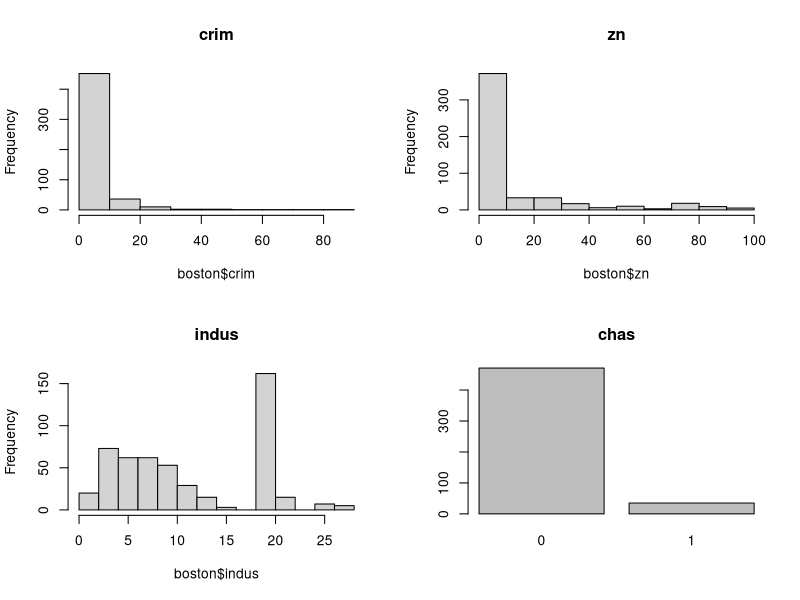
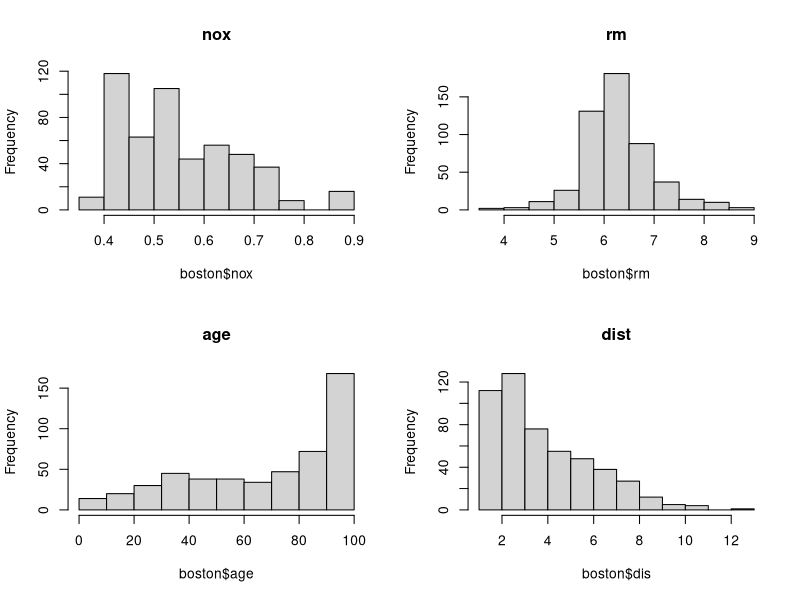
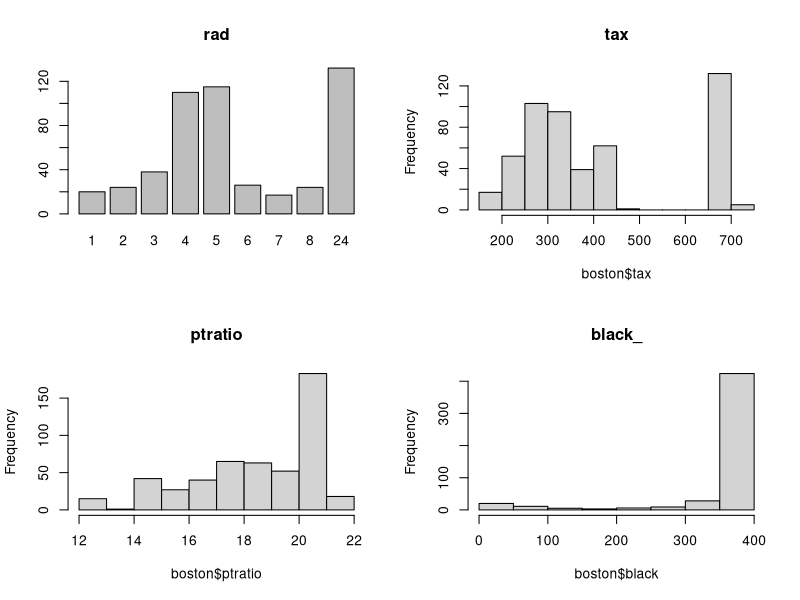
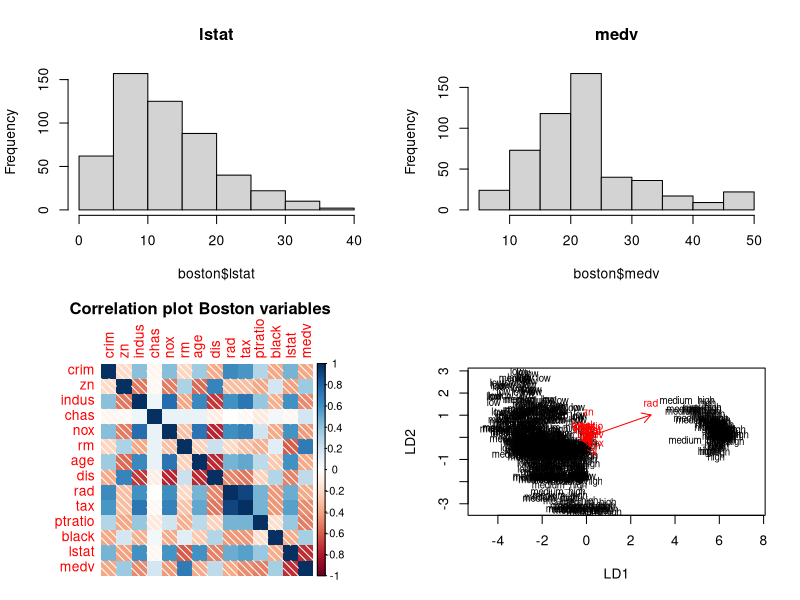
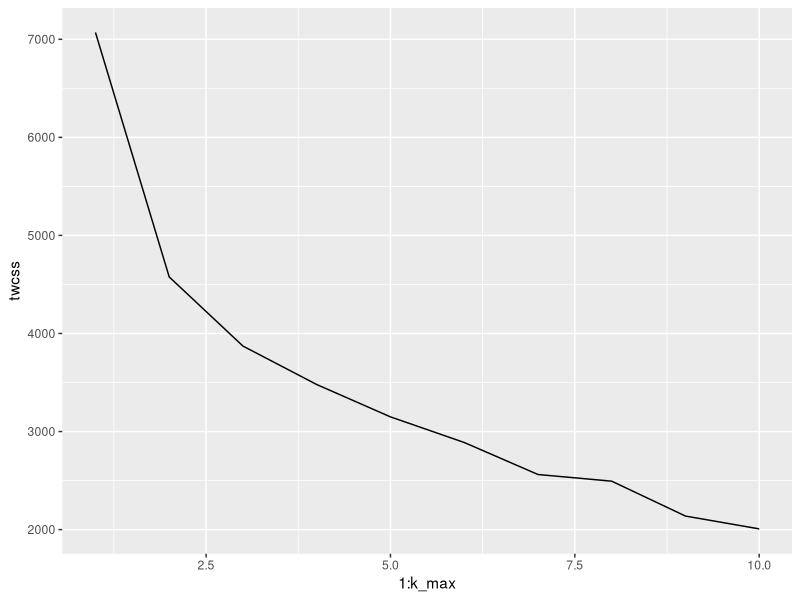
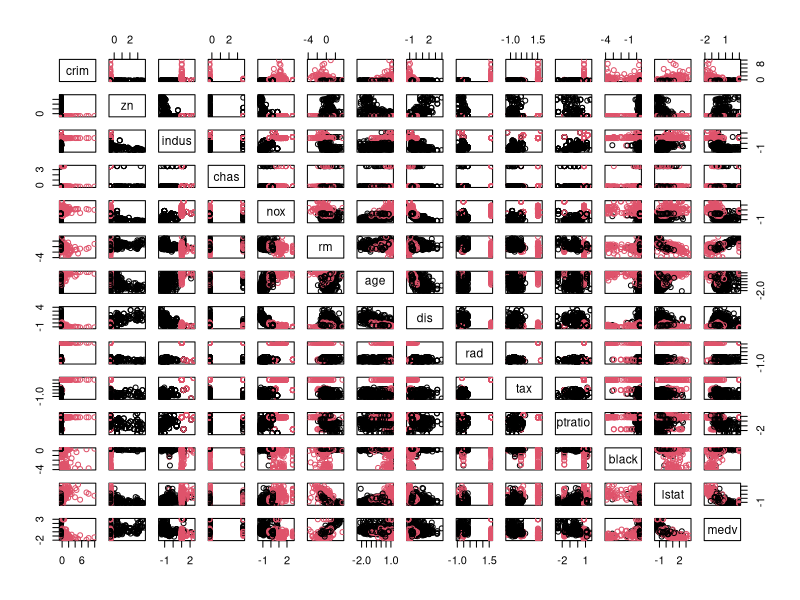
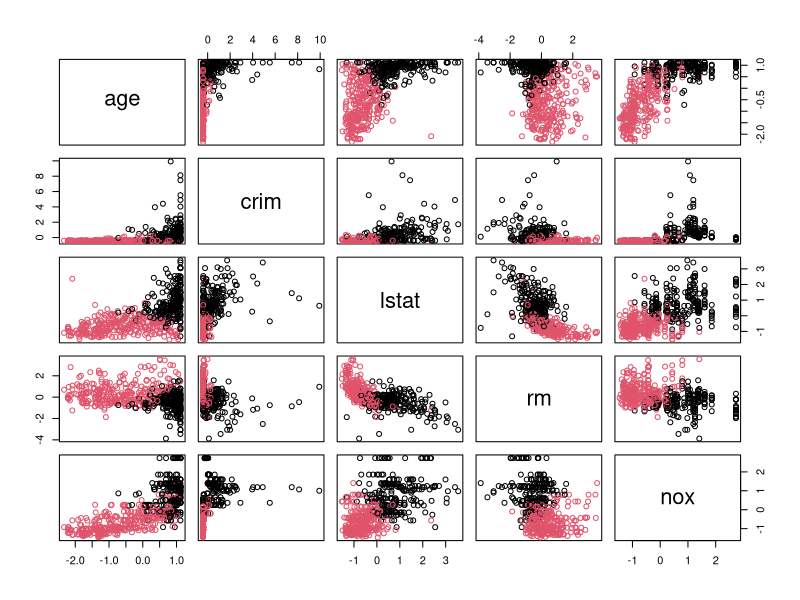
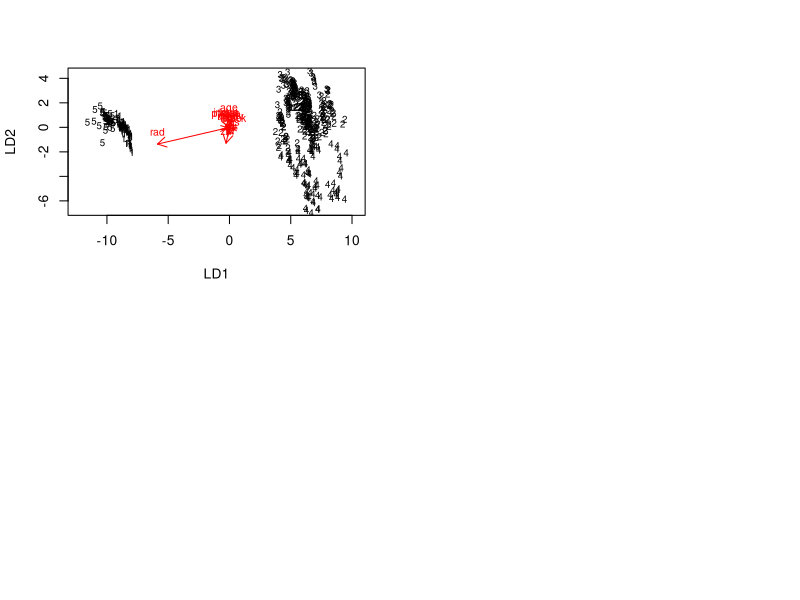

Source code (R) for these figures, in order:
## ---- chunk 1
# load the Boston data
library(MASS)
data("Boston")
dim(Boston)
str(Boston)
## ---- chunk 2
# Simplifying the name of the dataframe
boston <- Boston

# Graphical overview of the data 
par(mfrow = c(2,2))
hist(boston$crim, main = "crim")
hist(boston$zn,  main = "zn")
hist(boston$indus, main = "indus")
barplot(table(boston$chas), main = 'chas')
hist(boston$nox, main = "nox")
hist(boston$rm, main = "rm")
hist(boston$age, main = "age")
hist(boston$dis, main = "dist")
barplot(table(boston$rad), main = 'rad')
hist(boston$tax, main = "tax")
hist(boston$ptratio, main = "ptratio")
hist(boston$black, main = "black_")
hist(boston$lstat, main = "lstat")
hist(boston$medv, main = "medv")

# Summaries of the data
summary(boston)
# Looking at the distribution of the binary variable chas
table(boston$chas)
## ---- chunk 3
# create the correlation matrix, round it to two digits
cor_matrix <- round(cor(boston),2)
# This does not tell us much yet - let's visualize it
library(corrplot)
corrplot(cor_matrix, method="shade", title = "Correlation plot Boston variables", mar=c(1,1,1,1))
## ---- chunk 4
# Scale the Boston data set
boston_scaled <- scale(boston) 
summary(boston_scaled)

## ---- chunk 5
# Turn to dataframe
boston_scaled <- as.data.frame(boston_scaled)
#  create a categorical variable of the crime rate 
bins <- quantile(boston_scaled$crim)
crime <- cut(boston_scaled$crim, breaks = bins,labels = c("low","medium_low","medium_high","high"), include.lowest = TRUE)
# remove the original crim variable
library(dplyr)
boston_scaled <- select(boston_scaled, -crim)
# add the new categorical crime variable
boston_scaled_new <- data.frame(boston_scaled, crime)
# Test and train data sets:
boston_n <- nrow(boston_scaled)
# take a random sample of 80% of the rows
ind <- sample(boston_n,  size = boston_n * 0.8)
# create train set
train <- boston_scaled_new[ind,]
# create test set 
test <- boston_scaled_new[-ind,]
## ---- chunk 6
# Fit the LDA
lda_fit <- lda(crime ~ ., data = train)
lda_fit

# Plot the LDA
lda.arrows <- function(x, myscale = 1, arrow_heads = 0.1, color = "red", tex = 0.75, choices = c(1,2)){
  heads <- coef(x)
  graphics::arrows(x0 = 0, y0 = 0, 
         x1 = myscale * heads[,choices[1]], 
         y1 = myscale * heads[,choices[2]], col=color, length = arrow_heads)
  text(myscale * heads[,choices], labels = row.names(heads), 
       cex = tex, col=color, pos=3)
}
classes <- as.numeric(train$crime)

plot(lda_fit, dimen = 2)
lda.arrows(lda_fit, myscale = 1)
## ---- chunk 7
lda_pred <- predict(lda_fit, newdata = test)
lda_pred
# Extracting the crime variable from the test data
correct_classes <- test$crime
table(correct=correct_classes, predicted = lda_pred$class)
## ---- chunk 8
# Re-loading the data
data("Boston")
# Scaling the data to get comparabable results
boston_scaled <- scale(Boston)
boston_scaled <- as.data.frame(boston_scaled)
# Calculating then euclidean distances between the observations
dist_eu <- dist(boston_scaled, method= "euclidean")
summary(dist_eu)
# Calculating the Manhattan distances
dist_man <- dist(boston_scaled, method = "manhattan")
summary(dist_man)

## ---- chunk 9
# Setting today's date as the seed
set.seed(28112023)
# Determining the number of clusters
k_max <- 10
# Calculating the total within sum of squares
twcss <- sapply(1:k_max, function(k){kmeans(boston_scaled, k)$tot.withinss})
# Plotting the results
library(ggplot2)
qplot(x = 1:k_max, y = twcss, geom = 'line')

## ---- chunk 10

# Calculating the k-means clustering
km <- kmeans(boston_scaled, centers = 2)
# Plot the clusters in Boston dataset
pairs(boston_scaled, col = km$cluster)

# Let's look at a few variables to get readable plots:
km <- kmeans(boston_scaled[c("age", "crim", "lstat", "rm", "nox")], centers = 2)
pairs(boston_scaled[c("age", "crim", "lstat", "rm", "nox")], col = km$cluster)

## ---- chunk 11
# Scaling the data
boston_scaled <- scale(Boston)
boston_scaled <- as.data.frame(boston_scaled)
# Calculating k-means
kmeans <- kmeans(boston_scaled, centers = 5)
boston_scaled$cluster <- factor(kmeans$cluster)
# LDA analysis
lda_fit <- lda(cluster ~ ., data = boston_scaled)
# Running the function for lda biplot arrows
lda.arrows <- function(x, myscale = 1, arrow_heads = 0.1, color = "red", tex = 0.75, choices = c(1,2)){
  heads <- coef(x)
  graphics::arrows(x0 = 0, y0 = 0, 
         x1 = myscale * heads[,choices[1]], 
         y1 = myscale * heads[,choices[2]], col=color, length = arrow_heads)
  text(myscale * heads[,choices], labels = row.names(heads), 
       cex = tex, col=color, pos=3)
}

# plot the lda (bi)plot
plot(lda_fit, dimen =2)
lda.arrows(lda_fit, myscale = 1)
# Checking the coefficients
lda_fit$scaling

